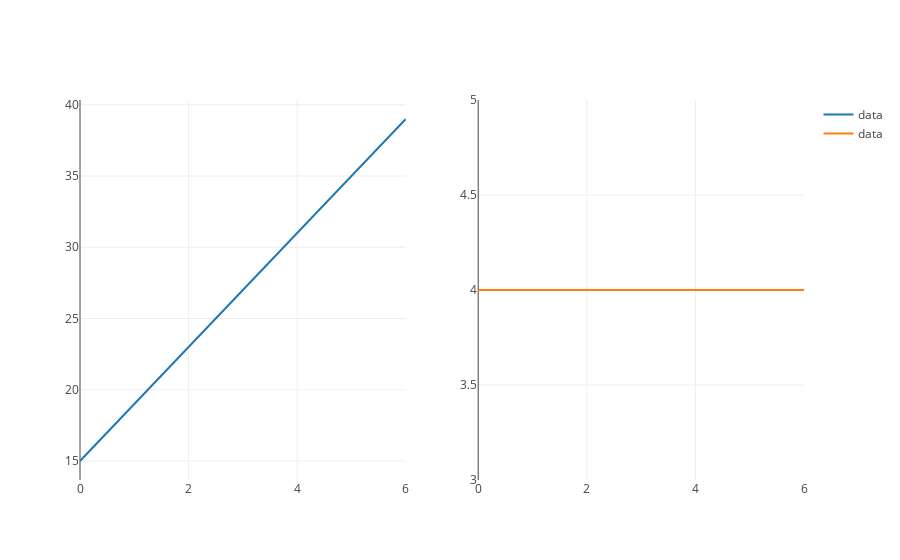

The cell this chart's notebook holds for it:
### Markdown cell above
So that function highlights the rate of change is moving at precisely the point x = 2.  Sometimes it is useful to see how the derivative is changing across all x values.  With linear functions we know that our function is always changing by the same rate, and therefore the rate of change is constant.  Let's write functions that allow us to see the function, and the derivative side by side.

### Code cell
from graph import make_subplots, trace_values, plot_figure

def function_values_trace(list_of_terms, x_values):
    function_values = list(map(lambda x: output_at(list_of_terms, x),x_values))
    return trace_values(x_values, function_values, mode = 'lines')
    
def derivative_values_trace(list_of_terms, x_values, delta_x):
    derivative_values = list(map(lambda x: derivative_of(list_of_terms, x, delta_x), x_values))
    return trace_values(x_values, derivative_values, mode = 'lines')

def function_and_derivative_trace(list_of_terms, x_values, delta_x):
    traced_function = function_values_trace(list_of_terms, x_values)
    traced_derivative = derivative_values_trace(list_of_terms, x_values, delta_x)
    return make_subplots([traced_function], [traced_derivative])

four_x_plus_fifteen_function_and_derivative = function_and_derivative_trace(four_x_plus_fifteen, list(range(0, 7)), 1)

plot_figure(four_x_plus_fifteen_function_and_derivative)

### Figure 1 — Plotly figure (JSON) as saved in the notebook; plotly's stock layout.template omitted (floating-point values rounded to 4 significant figures)
{"data": [{"mode": "lines", "name": "data", "text": [], "type": "scatter", "uid": "04f6055e-c9d4-11e8-968e-0242ac110004", "x": [0, 1, 2, 3, 4, 5, 6], "xaxis": "x", "y": [15, 19, 23, 27, 31, 35, 39], "yaxis": "y"}, {"mode": "lines", "name": "data", "text": [], "type": "scatter", "uid": "04f6944c-c9d4-11e8-968e-0242ac110004", "x": [0, 1, 2, 3, 4, 5, 6], "xaxis": "x2", "y": [4, 4, 4, 4, 4, 4, 4], "yaxis": "y2"}], "layout": {"xaxis": {"anchor": "y", "domain": [0, 0.45]}, "xaxis2": {"anchor": "y2", "domain": [0.55, 1]}, "yaxis": {"anchor": "x", "domain": [0, 1]}, "yaxis2": {"anchor": "x2", "domain": [0, 1]}}}
